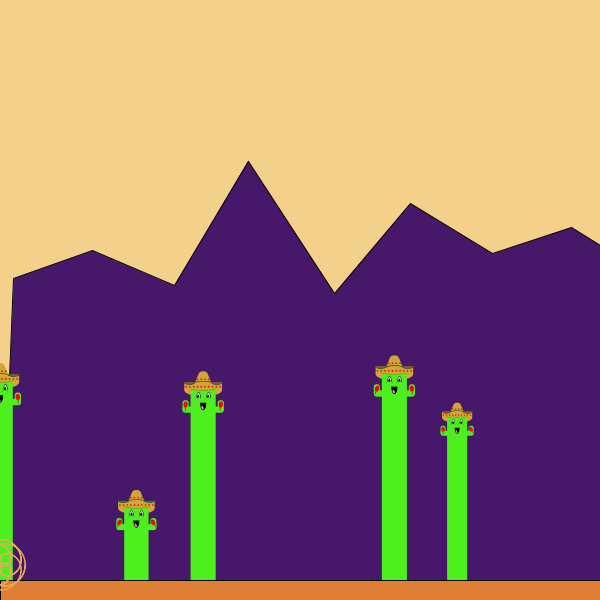
Frame 1 (no input)
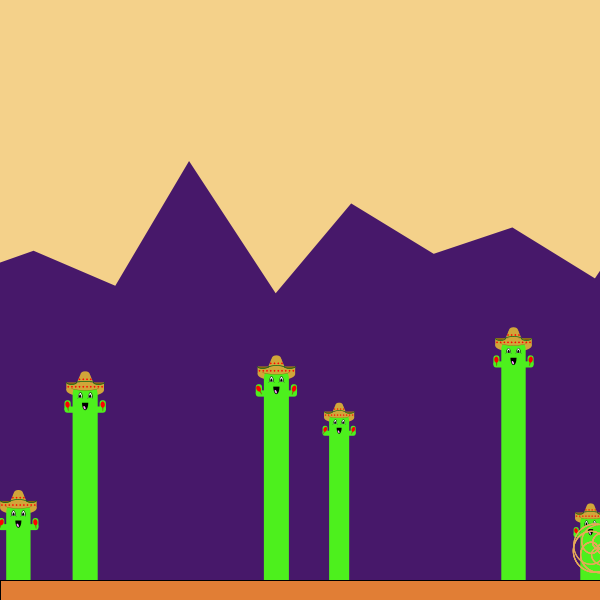
Frame 60 (the mouse pressed at the canvas centre just before this capture)
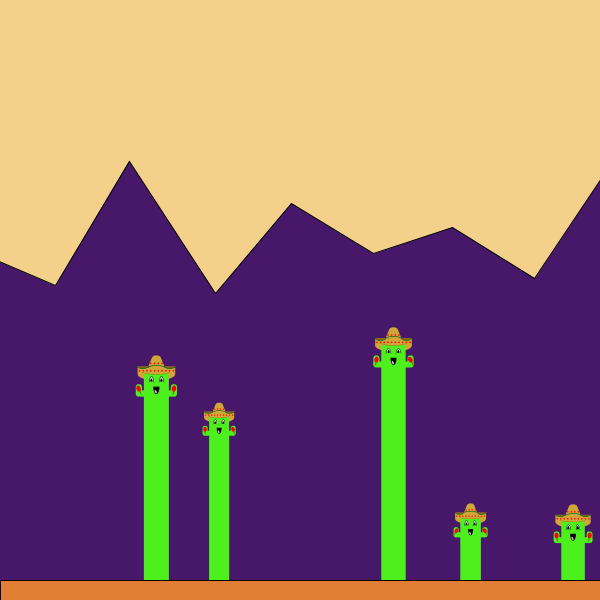
Frame 120 (the mouse held since frame 60 and released just before this capture)

The Processing sketch that drew these frames (run headless with seeded random() and noise(); from frame 60 on, the mouse is pressed at the canvas centre):

// Processing sketch: Desert_Scene_Prototype
// ── Desert_Scene_Prototype.pde
int numberOfCacti = 100;
float cactusHeight[] = new float[numberOfCacti];
float cactusX[] = new float[numberOfCacti];
float cactusY = 150;
int shaleCounter = 0;
float shaleHeight[] = new float[100];
float cactusScale[] = new float [numberOfCacti];

int tumbleWeedX = 0;
int tumbleWeedRotate = 0;
float tumbleWeedRadius[] = new float[5]; //random(20, 30);
float tumbleWeedOffset[] = new float[5];

void setup() {
  size(600, 600);
  for (int i = 0; i < numberOfCacti; i++) {
    if (i > 0) {
      cactusX[i] = cactusX[i - 1] + random(20, 200);
    }
  }
  for (int i = 0; i < numberOfCacti; i++) {
    cactusHeight[i] = random(600, 3000);
  }
  for (int i = 0; i < 100; i++) {
    shaleHeight[i] = random(100, 300);
  }
  for (int i = 0; i < numberOfCacti; i++) {
    cactusScale[i] = random(0.1, 0.13);
  }
  for (int i = 0; i < 5; i++) {
    if (i == 0) {
      tumbleWeedOffset[i] = 0;
    } else {
      tumbleWeedOffset[i] = tumbleWeedOffset[i - 1] - random(600, 1500);
    }
    tumbleWeedRadius[i] = random(15, 35);
  }
}

void draw() {
  background(244, 209, 138);
  //rect(200 - shaleCounter, 200, 200, 400);
  //rect(600 - shaleCounter, 200, 400, 400);
  fill(71, 24, 106);
  pushMatrix();
  translate(-shaleCounter, 0);
  beginShape();
  vertex(0, 600);
  for (int i = 0; i < 100; i++) {
    vertex(80*i + shaleHeight[i]/20, shaleHeight[i]);
  }
  //vertex(0, 600);
  //vertex(0, random(100, 300));
  //vertex(200, random(100, 300));
  //vertex(random(100, 300), 600);
  //vertex(0, 600);
  vertex(400, 6*600);
  endShape(CLOSE);
  popMatrix();
  for (int i = 0; i < numberOfCacti; i++) {
    drawACactus(cactusX[i], cactusHeight[i], cactusScale[i]);
  }
  stroke(0);
  strokeWeight(1);
  cactusPositionUpdate();
  shaleCounter++;
  
  //ground
  fill(225, 126, 53);
  rect(0, 580, width, 20);
  
  //tumbleweed
  for (int i = 0; i < 5; i++) {
    if (tumbleWeedX + tumbleWeedOffset[i] + tumbleWeedRadius[i] > 0 && tumbleWeedX + tumbleWeedOffset[i] - tumbleWeedRadius[i] < 600) {
      drawTumbleWeed(tumbleWeedX + tumbleWeedOffset[i], radians(tumbleWeedRotate), tumbleWeedRadius[i]);
    }
    //drawTumbleWeed(tumbleWeedX, radians(tumbleWeedRotate), tumbleWeedRadius);
    tumbleWeedX += 2;
    tumbleWeedRotate += 2;
  }
}

void drawACactus(float x, float y, float scale) {
  pushMatrix();
  translate(x, height);
  scale(scale);
  translate(-225, -y);
  cactusBody(y);
  maracas();
  popMatrix();
}

void maracas() {
  pushMatrix();
  translate(85, 320);
  rotate(random(radians(-30), radians(30)));
  fill(#83620D); 
  ellipse(0, 10, 10, 80);
  fill(255, 0, 0);
  ellipse(0, -5, 35, 50);
  popMatrix();
  pushMatrix();
  translate(365, 320);
  rotate(random(radians(-30), radians(30)));
  fill(#83620D); 
  ellipse(0, 10, 10, 80);
  fill(255, 0, 0);
  ellipse(0, -5, 35, 50);
  popMatrix();
}

//cacti's actual height is cactusHeight - 50
void cactusBody(float height) {
  noStroke();
  fill(#D1A639); //sombrero brown
  ellipse(225, 200, 300, 100);
  rect(75, 140, 300, 60);
  fill(#4DF01D); // cactus green 
  rect(125, cactusY, 200, height - cactusY, 90, 90, 10, 10);
  rect(60, 280, 50, 80, 90, 90, 10, 10);
  rect(60, 330, 100, 50, 90);
  rect(340, 280, 50, 80, 90, 90, 10, 10);
  rect(290, 330, 100, 50, 90);
  fill(#D1A639); //sombrero brown
  ellipse(225, 170, 250, 60);
  rect(185, 50, 80, 100, 200, 200, 0, 0);
  quad(185, 80, 265, 80, 290, 140, 160, 140);
  stroke(#83620D); //dark brown sombrero
  strokeWeight(3);
  arc(225, 170, 250, 60, radians(30), radians(150));
  stroke(#0E6717); //green highlights
  strokeWeight(6);
  noFill();
  arc(225, 143, 130, 30, radians(180), radians(360));
  strokeWeight(3);
  arc(185, 270, 45, 20, radians(190), radians(350));
  arc(265, 270, 45, 20, radians(190), radians(350));
  strokeWeight(6);
  fill(#83620D);
  arc(117, 140, 85, 30, radians(0), radians(180));
  arc(333, 140, 85, 30, radians(0), radians(180));
  stroke(0);
  strokeWeight(4);
  fill(255);
  arc(185, 260, 30, 80, radians(180), radians(360));
  arc(265, 260, 30, 80, radians(180), radians(360));
  noStroke();
  fill(0);
  arc(225, 300, 50, 120, radians(0), radians(180));
  arc(185, 260, 20, 50, radians(180), radians(360));
  arc(265, 260, 20, 50, radians(180), radians(360));
  fill(#FC9EFC); // tounge
  pushMatrix();
  translate(220, 340);
  rotate(radians(-25));
  ellipse(0, 0, 15, 30);
  popMatrix();
  for (int i=0; i<10; i++) {
    pushMatrix();
    fill(255, 0, 0);
    noStroke();
    translate(90+i*30, 165);
    rotate(radians(45));
    rect(0, 0, 12, 12);
    popMatrix();
  }
  for (int i=0; i<4; i++) {
    pushMatrix();
    fill(255, 0, 0);
    noStroke();
    translate(180+i*30, 105);
    rotate(radians(45));
    rect(0, 0, 12, 12);
    popMatrix();
  }
}

//remember to call
void cactusPositionUpdate() {
  for (int i = 0; i < numberOfCacti; i++) {
    cactusX[i] -= 2;
  }
}

void drawTumbleWeed(float tumbleWeedX, float tumbleWeedRotate, float tumbleWeedScale) {
  pushMatrix();
  translate(tumbleWeedX, 580-tumbleWeedScale);
  rotate(tumbleWeedRotate);
  float xc = 0, yc = 0;
  for (int i = 0; i < 2900; i += 1) {
    xc = 0 + tumbleWeedScale*cos((2*(radians(i)/5)))*cos(radians(i));
    yc = 10 + tumbleWeedScale*cos((2*(radians(i)/5)))*sin(radians(i));
    noStroke();
    fill(229, 170, 87);
    ellipse(xc, yc, tumbleWeedScale/20, tumbleWeedScale/20);
  }
  popMatrix();
}
